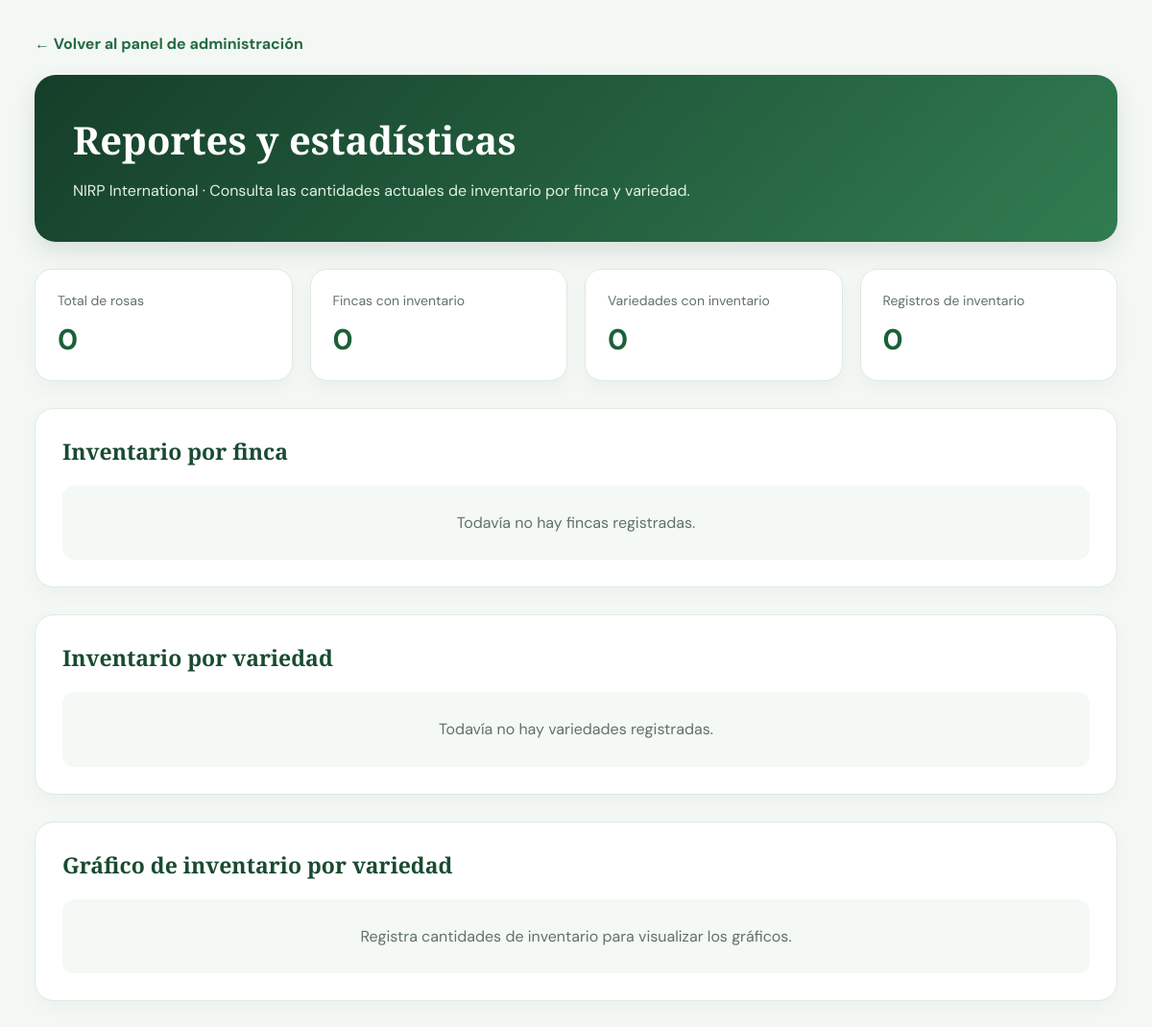
Page /admin/reportes (signed in) on the earlier database version.
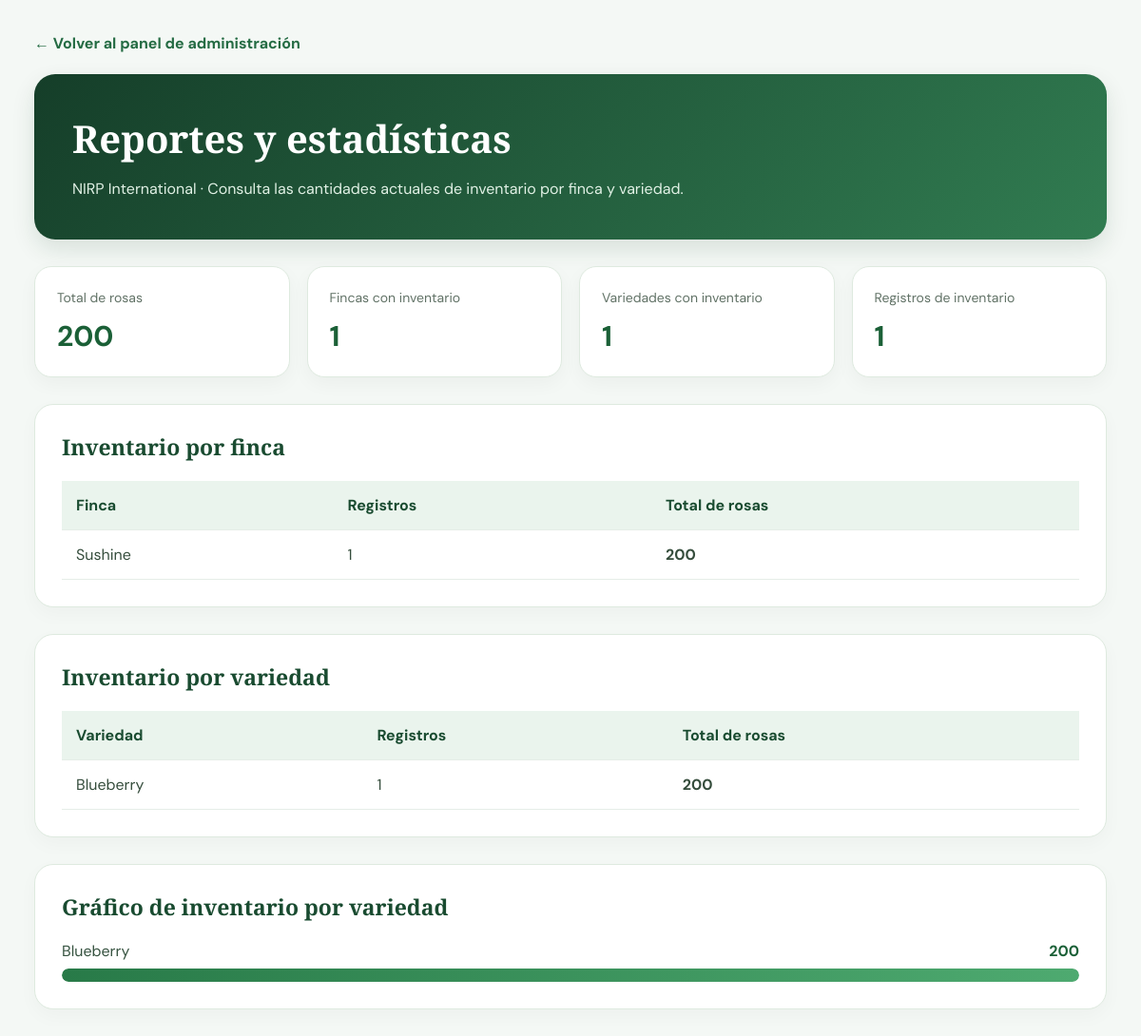
Same page on the later database version.
### tables this page shows
CREATE TABLE fincas (
                id INTEGER PRIMARY KEY AUTOINCREMENT,
                nombre TEXT NOT NULL,
                empresa TEXT,
                departamento TEXT NOT NULL,
                municipio TEXT NOT NULL,
                vereda TEXT,
                direccion TEXT,
                telefono TEXT,
                ubicacion_cultivo TEXT,
                variedades_otras_casas TEXT,
                latitud REAL,
                longitud REAL,
                observaciones TEXT,
                fecha_registro TEXT DEFAULT CURRENT_TIMESTAMP
            );

CREATE TABLE variedades (
                id INTEGER PRIMARY KEY AUTOINCREMENT,
                nombre TEXT NOT NULL,
                denominacion TEXT,
                codigo_vbn TEXT,
                color TEXT NOT NULL,
                tipo TEXT,
                petalos INTEGER,
                tallo TEXT,
                vida_florero TEXT,
                imagen TEXT
            );

### app.py (the view)
@app.route("/admin/reportes", methods=["GET"])
@administrador_requerido
def reportes_inventario_admin():
    reporte = obtener_reporte_inventario()
    return render_template(
        "reportes_inventario.html",
        resumen=reporte["resumen"],
        fincas=reporte["fincas"],
        variedades=reporte["variedades"]
    )

### app.py (called while the page is built)
@app.context_processor
def funciones_plantilla():
    return {
        "csrf_token": csrf_token
    }

def administrador_requerido(funcion):
    @wraps(funcion)
    def protegida(*args, **kwargs):
        usuario_id = session.get("usuario_id")
        if not usuario_id:
            flash(
                "Primero debes iniciar sesión.",
                "warning"
            )
            return redirect(url_for("login"))
        usuario = obtener_usuario_id(usuario_id)
        if not usuario:
            session.clear()
            return redirect(url_for("login"))
        if usuario["rol"] != "admin":
            abort(403)
        return funcion(*args, **kwargs)
    return protegida

### database.py (called while the page is built)
def conectar():
    conexion = sqlite3.connect(DATABASE)
    conexion.row_factory = sqlite3.Row
    conexion.execute("PRAGMA foreign_keys = ON")
    return conexion

def obtener_usuario_id(usuario_id):
    with conectar() as conexion:
        fila = conexion.execute("""
            SELECT * FROM usuarios
            WHERE id = ?
        """, (usuario_id,)).fetchone()
        return dict(fila) if fila else None

### templates/reportes_inventario.html (shortened to what the changed rows need)
<!DOCTYPE html>
<html lang="es">
<head>
    <link rel="stylesheet"
          href="{{ url_for('static', filename='styles.css') }}">
</head>
<body class="reportes-pagina">
<main class="reportes-contenedor">
    <header class="reportes-encabezado">
        <h1>Reportes y estadísticas</h1>
    </header>
    <section class="reportes-tarjetas">
        <article class="reporte-tarjeta">
            <span>Total de rosas</span>
            <strong>
                {{ resumen.total_rosas }}
            </strong>
        </article>
        <article class="reporte-tarjeta">
            <span>Fincas con inventario</span>
            <strong>
                {{ resumen.fincas_con_inventario }}
            </strong>
        </article>
        <article class="reporte-tarjeta">
            <span>Variedades con inventario</span>
            <strong>
                {{ resumen.variedades_con_inventario }}
            </strong>
        </article>
        <article class="reporte-tarjeta">
            <span>Registros de inventario</span>
            <strong>
                {{ resumen.total_registros }}
            </strong>
        </article>
    </section>
    <section class="reportes-seccion">
        <h2>Inventario por finca</h2>
        {% if fincas %}
        <div class="reportes-tabla-contenedor">
            <table class="reportes-tabla">
                <thead>
                    <tr>
                        <th>Finca</th>
                        <th>Registros</th>
                        <th>Total de rosas</th>
                    </tr>
                </thead>
                <tbody>
                    {% for finca in fincas %}
                    <tr>
                        <td>
                            {{ finca.nombre }}
                        </td>
                        <td>
                            {{ finca.total_registros }}
                        </td>
                        <td>
                            <strong>
                                {{ finca.total_rosas }}
                            </strong>
                        </td>
                    </tr>
                    {% endfor %}
                </tbody>
            </table>
        </div>
        {% else %}
        <p class="reportes-vacio">
            Todavía no hay fincas registradas.
        </p>
        {% endif %}
    </section>
    <section class="reportes-seccion">
        <h2>Inventario por variedad</h2>
        {% if variedades %}
        <div class="reportes-tabla-contenedor">
            <table class="reportes-tabla">
                <thead>
                    <tr>
                        <th>Variedad</th>
                        <th>Registros</th>
                        <th>Total de rosas</th>
                    </tr>
                </thead>
                <tbody>
                    {% for variedad in variedades %}
                    <tr>
                        <td>
                            {{ variedad.nombre }}
                        </td>
                        <td>
                            {{ variedad.total_registros }}
                        </td>
                        <td>
                            <strong>
                                {{ variedad.total_rosas }}
                            </strong>
                        </td>
                    </tr>
                    {% endfor %}
                </tbody>
            </table>
        </div>
        {% else %}
        <p class="reportes-vacio">
            Todavía no hay variedades registradas.
        </p>
        {% endif %}
    </section>
 <section class="reportes-seccion">
    <h2>Gráfico de inventario por variedad</h2>
    {% set cantidades = variedades
        | map(attribute='total_rosas')
        | list %}
    {% set maximo = cantidades | max if cantidades else 0 %}
    {% if maximo > 0 %}
        <div class="reportes-grafico">
            {% for variedad in variedades %}
            <div class="reportes-grafico-item">
                <div class="reportes-barra-datos">
                    <span>
                        {{ variedad.nombre }}
                    </span>
                    <strong>
                        {{ variedad.total_rosas }}
                    </strong>
                </div>
                <div class="reportes-barra-fondo">
                    <div
                        class="reportes-barra-valor"
                        role="img"
                        aria-label="Inventario de {{ variedad.nombre }}: {{ variedad.total_rosas }}"
                        data-porcentaje="{{ (variedad.total_rosas / maximo * 100) | round(1) }}">
                    </div>
                </div>
            </div>
            {% endfor %}
        </div>
        {% else %}
        <p class="reportes-vacio">
            Registra cantidades de inventario
            para visualizar los gráficos.
        </p>
        {% endif %}
    </section>
</main>
</body>
</html>

Differences in the rows shown:
added fincas: nombre "Sushine", total_registros "1", total_rosas "200"
added variedades: nombre "Blueberry", total_registros "1", total_rosas "200"
Other differences:
{{ resumen.total_rosas }}: "0" → "200"
{{ resumen.fincas_con_inventario }}: "0" → "1"
{{ resumen.variedades_con_inventario }}: "0" → "1"
{{ resumen.total_registros }}: "0" → "1"
text no longer shown: "Todavía no hay fincas registradas. Todavía no hay variedades registradas. Registra cantidades de inventario para visualizar los gráficos."
text now shown: "Finca Registros Total de rosas Variedad Registros Total de rosas"
